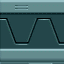

Below is a game level as drawn by its tile map, then a one-line description and the .tmx that defines it (tile-layer data replaced by summaries):
An orthogonal 4x4 tile map with 16x16 px tiles, 2 tile layers (col, Tile Layer 1), 2 tilesets.

<map version="1.0" orientation="orthogonal" width="4" height="4" tilewidth="16" tileheight="16">
 <tileset firstgid="1" name="bottile" tilewidth="16" tileheight="16">
  <image source="bottile.png" width="66" height="64" />
 </tileset>
 <tileset firstgid="17" name="col" tilewidth="16" tileheight="16">
  <image source="col.png" width="24" height="25" />
 </tileset>
 <layer name="col" width="4" height="4">
  <data>[16 cells, 16 non-empty, 1 distinct tile ids]</data>
 </layer>
 <layer name="Tile Layer 1" width="4" height="4">
  <data>[16 cells, 16 non-empty, 16 distinct tile ids]</data>
 </layer>
</map>
